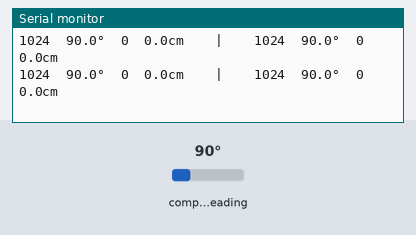
This sketch was run on a simulated ESP32-S3. Shown: the last lines printed to the serial monitor. Wiring (inferred from the names in the program): AS5600 angle sensor at I2C address 0x36. The inputs (shaded band) are chosen by the test bench; at power-on: compass heading 90°.

Above: at 2.2 s.
2.3 s: compass heading set to 7°
At 2.74 s:
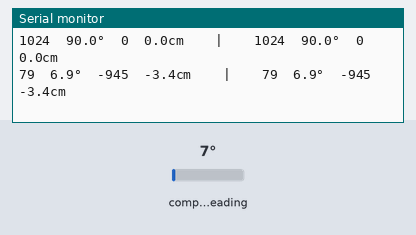
3.8 s: compass heading set to 180°
At 3.94 s:
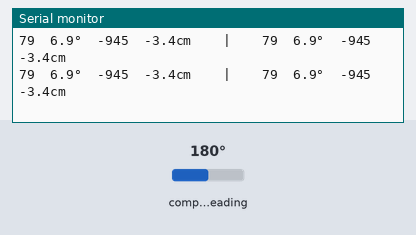
Timing chart, 0 to 6.8 s (numbered marks = the images above; inputs shaded):
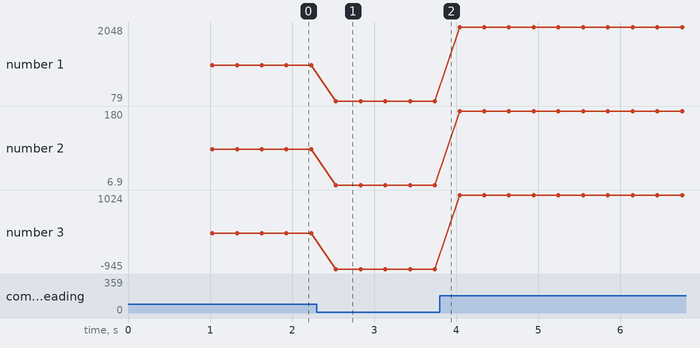

The sketch:

test_encoders.ino
```cpp
// WRO v13 — Standalone test for 2x AS5600 on dual I2C (ESP32-S3)
//
// I2C0 (Wire):  SDA=GPIO 8,  SCL=GPIO 9   -> LEFT  encoder
// I2C1 (Wire1): SDA=GPIO 11, SCL=GPIO 12  -> RIGHT encoder
//
// Both encoders share the fixed AS5600 address 0x36; the bus split is
// what avoids a collision (no TCA9548A mux).
//
// Serial Monitor: 115200 baud
// Spin the wheels by hand — values should change smoothly.

#include <Wire.h>

#define SDA0 8
#define SCL0 9
#define SDA1 11
#define SCL1 12

#define AS5600_ADDR       0x36
#define REG_RAW_ANGLE_H2  0x0E
#define REG_STATUS        0x0B
#define REG_AGC           0x1A

// Wheel circumference (1 revolution = 14.6 cm = 146.0 mm)
#define WHEEL_CIRC_MM 146.0
#define TICKS_PER_REV 4096

const float ticksPerCM = TICKS_PER_REV / (WHEEL_CIRC_MM / 10.0);

int  prevLeft  = -1, prevRight  = -1;
long totalLeft = 0,  totalRight = 0;

int readAngle(TwoWire &bus) {
  bus.beginTransmission(AS5600_ADDR);
  bus.write(REG_RAW_ANGLE_H2);
  if (bus.endTransmission(false) != 0) return -1;
  if (bus.requestFrom((uint8_t)AS5600_ADDR, (uint8_t)2) >= 2) {
    int h = bus.read();
    int l = bus.read();
    return ((h & 0x0F) << 8) | l;
  }
  return -1;
}

String readMagnet(TwoWire &bus) {
  bus.beginTransmission(AS5600_ADDR);
  bus.write(REG_STATUS);
  if (bus.endTransmission(false) != 0) return "I2C ERR";
  if (bus.requestFrom((uint8_t)AS5600_ADDR, (uint8_t)1) < 1) return "NO RESP";
  uint8_t s = bus.read();
  if (!(s & 0x20)) return "NO MAGNET!";
  if   (s & 0x10)  return "TOO WEAK";
  if   (s & 0x08)  return "TOO STRONG";
  return "OK";
}

int readAGC(TwoWire &bus) {
  bus.beginTransmission(AS5600_ADDR);
  bus.write(REG_AGC);
  if (bus.endTransmission(false) != 0) return -1;
  if (bus.requestFrom((uint8_t)AS5600_ADDR, (uint8_t)1) < 1) return -1;
  return bus.read();
}

bool checkPresent(TwoWire &bus) {
  bus.beginTransmission(AS5600_ADDR);
  return (bus.endTransmission() == 0);
}

void updateOdometry(int rawL, int rawR) {
  if (prevLeft < 0) { prevLeft = rawL; prevRight = rawR; return; }
  int dL = rawL - prevLeft;
  int dR = rawR - prevRight;
  if (dL >  2048) dL -= 4096;
  if (dL < -2048) dL += 4096;
  if (dR >  2048) dR -= 4096;
  if (dR < -2048) dR += 4096;
  totalLeft  += dL;
  totalRight += dR;
  prevLeft = rawL;
  prevRight = rawR;
}

void setup() {
  Serial.begin(115200);
  delay(1000);

  // Enable internal pull-ups so I2C is reliable even without external 4.7k.
  pinMode(SDA0, INPUT_PULLUP);
  pinMode(SCL0, INPUT_PULLUP);
  pinMode(SDA1, INPUT_PULLUP);
  pinMode(SCL1, INPUT_PULLUP);

  Wire.begin(SDA0, SCL0);
  Wire.setClock(400000);

  Wire1.begin(SDA1, SCL1);
  Wire1.setClock(400000);

  Serial.println("\n=== WRO v13 ENCODER TEST (dual I2C) ===");
  Serial.print("I2C0 (left):  SDA=");  Serial.print(SDA0);
  Serial.print(", SCL=");               Serial.println(SCL0);
  Serial.print("I2C1 (right): SDA=");  Serial.print(SDA1);
  Serial.print(", SCL=");               Serial.println(SCL1);

  Serial.print("Left  AS5600: ");
  Serial.println(checkPresent(Wire)  ? "FOUND" : "NOT FOUND!");
  Serial.print("Right AS5600: ");
  Serial.println(checkPresent(Wire1) ? "FOUND" : "NOT FOUND!");

  Serial.print("Left  magnet:  "); Serial.print(readMagnet(Wire));
  Serial.print("  AGC=");          Serial.println(readAGC(Wire));
  Serial.print("Right magnet:  "); Serial.print(readMagnet(Wire1));
  Serial.print("  AGC=");          Serial.println(readAGC(Wire1));

  Serial.println("\nSpin the wheels by hand. 1 revolution = 4096 ticks.\n");
  Serial.println("LEFT                        RIGHT");
  Serial.println("raw  deg   ticks  cm        raw  deg   ticks  cm");
}

void loop() {
  int rawL = readAngle(Wire);
  int rawR = readAngle(Wire1);

  if (rawL >= 0 && rawR >= 0) updateOdometry(rawL, rawR);

  if (rawL >= 0) {
    Serial.print(rawL); Serial.print("\t");
    Serial.print(rawL * 360.0f / 4096.0f, 1); Serial.print("°\t");
    Serial.print(totalLeft); Serial.print("\t");
    Serial.print(totalLeft / ticksPerCM, 1); Serial.print("cm");
  } else {
    Serial.print("ERROR\t-\t-\t-");
  }

  Serial.print("    |    ");

  if (rawR >= 0) {
    Serial.print(rawR); Serial.print("\t");
    Serial.print(rawR * 360.0f / 4096.0f, 1); Serial.print("°\t");
    Serial.print(totalRight); Serial.print("\t");
    Serial.print(totalRight / ticksPerCM, 1); Serial.print("cm");
  } else {
    Serial.print("ERROR\t-\t-\t-");
  }

  Serial.println();
  delay(300);
}
```

Measured:
- after the input at 2.3 s, the serial monitor: prints a new line after 0.23 s (image 1)
- plotted number 1: 1024 → 79 after the input at 2.3 s, 79 → 2048 after the input at 3.8 s
- plotted number 2: 90 → 6.9 after the input at 2.3 s, 6.9 → 180 after the input at 3.8 s
- plotted number 3: 0 → -945 after the input at 2.3 s
